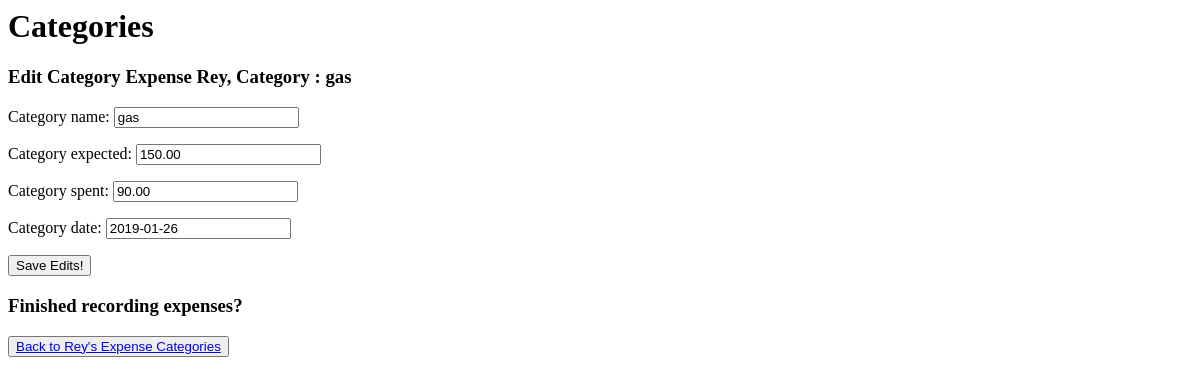
Before: /categories/1/editCategory/3/ with the older database file.
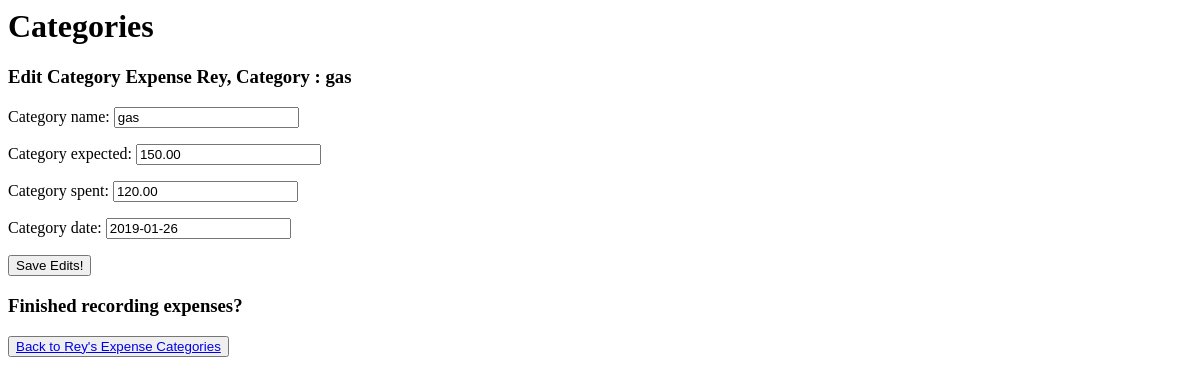
After: the same page with the newer database file.
### categories/models.py (models this page shows, shortened)
class Category(models.Model):
    category_person = models.ForeignKey(People, on_delete=models.CASCADE)
    category_name = models.CharField(max_length=200)
    category_expected = models.DecimalField(max_digits=8,decimal_places=2)
    category_spent = models.DecimalField(max_digits=8,decimal_places=2,default=0)
    category_date = models.DateField(default=datetime.datetime.now)

### categories/views.py (the view, shortened to what this page needs)
# urls.py: path("<int:person_id>/editCategory/<int:category_id>/",views.editCategory,name="edit_category"),
def editCategory(request,person_id,category_id):
    person = get_object_or_404(People, id=person_id)
    category = get_object_or_404(Category, id=category_id)
    my_instance = category
    form = CategoryAddForm(request.POST or None,instance=my_instance,hide_condition=True)
    today = datetime.datetime.today()
    context = {
        'person':person,
        'category':category,
        'form':form,
        'month':today.month,
        'year':today.year
    }
    return render(request,"categories/edit_category.html",context)

### categories/forms.py
class CategoryAddForm(forms.ModelForm):
    class Meta:
        model= Category
        fields = [
            'category_person',
            'category_name',
            'category_expected',
            'category_spent',
            'category_date'
        ]
    def __init__(self,*args,**kwargs):
        hide_condition = kwargs.pop('hide_condition',None)
        super(CategoryAddForm, self).__init__(*args, **kwargs)
        if hide_condition:
            self.fields["category_person"].widget = HiddenInput()

### categories/templates/categories/edit_category.html (shortened to what this page needs)
<h1>Categories</h1>
<h3>Edit Category Expense {{person.person_name}}, Category : {{category.category_name}}</h3>
<form method=POST action="">
    {{form.as_p}}
    <input type="submit" value = "Save Edits!" >
</form>
<h3>Finished recording expenses?</h3>
<button><a href="{% url 'categories:person_category_index' person_id=person.id month=month year=year %}" >Back to {{person.person_name}}'s Expense Categories</a></button>

Changed rows visible on the page:
changed Category "gas": category_spent "90.00" → "120.00"
